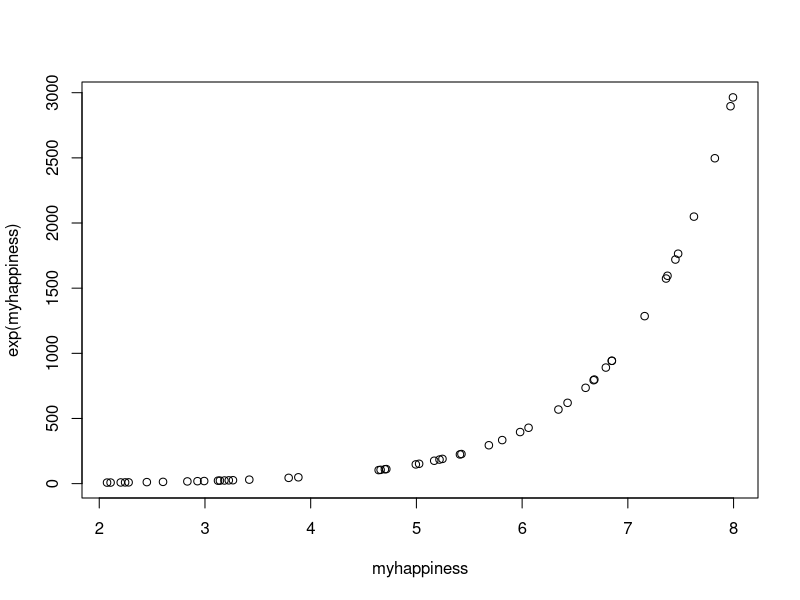
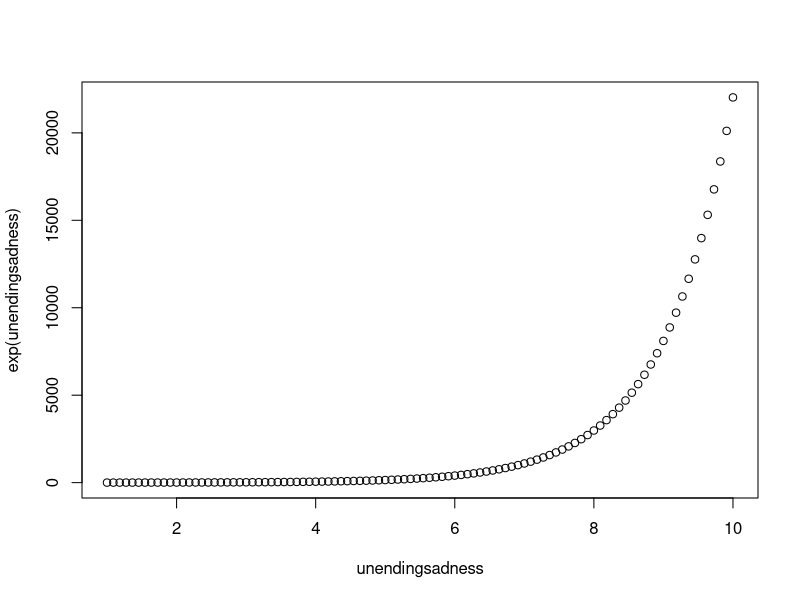

Write R code to recreate these figures, in order.
## ---- chunk 1
myhappiness<-runif(50,2,8)
plot(myhappiness, exp(myhappiness))

## ---- chunk 2
unendingsadness<-seq(from=10, to=1, length=100)
plot(unendingsadness, exp(unendingsadness))

